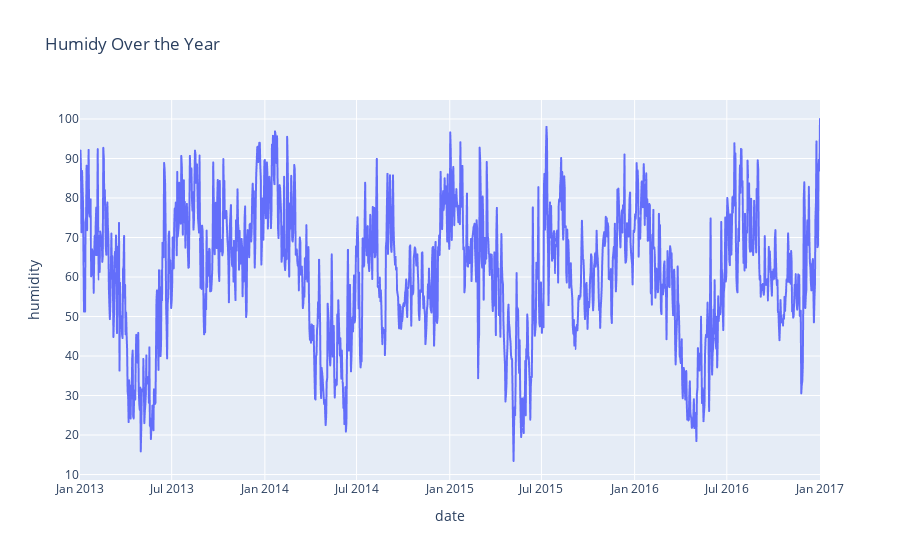

Source (notebook cell):
### Code cell
fig = px.line(data_frame=data,
              x="date",
              y="humidity",
              title="Humidy Over the Year")
fig.show()

### Figure 1 — Plotly figure (JSON) as saved in the notebook; plotly's stock layout.template omitted (floating-point values rounded to 4 significant figures; data arrays with more than 128 entries replaced by an {"elided": "..."} marker saying what was removed)
{"data": [{"hovertemplate": "date=%{x}<br>humidity=%{y}<extra></extra>", "legendgroup": "", "line": {"color": "#636efa", "dash": "solid"}, "marker": {"symbol": "circle"}, "mode": "lines", "name": "", "showlegend": false, "type": "scattergl", "x": {"elided": "1462 str values"}, "xaxis": "x", "y": {"elided": "1462 float values"}, "yaxis": "y"}], "layout": {"legend": {"tracegroupgap": 0}, "title": {"text": "Humidy Over the Year"}, "xaxis": {"anchor": "y", "domain": [0, 1], "title": {"text": "date"}}, "yaxis": {"anchor": "x", "domain": [0, 1], "title": {"text": "humidity"}}}}
